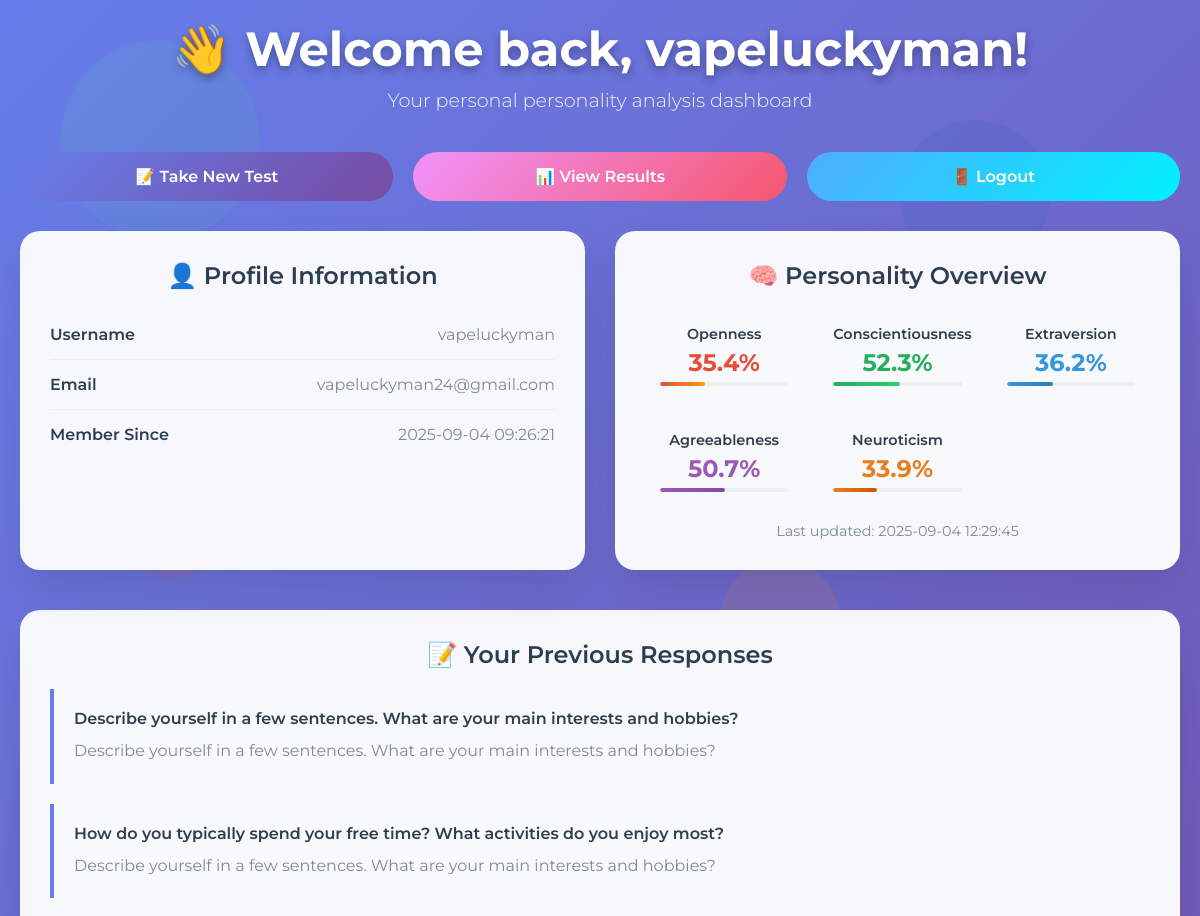
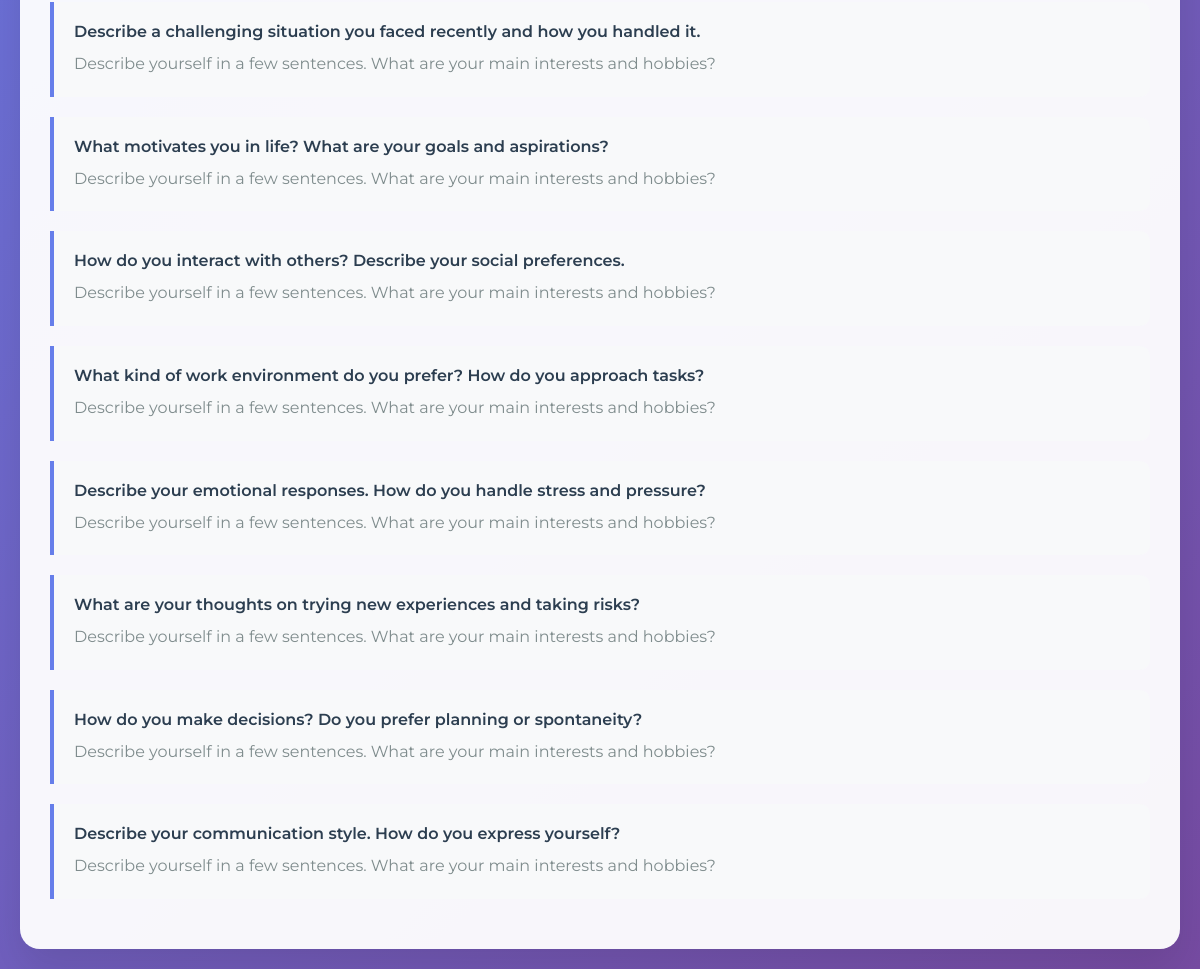
The app's page /dashboard (signed in) with its own data (2 pictures, top to bottom).
### tables this page shows
CREATE TABLE users (
                id INTEGER PRIMARY KEY AUTOINCREMENT,
                username TEXT UNIQUE NOT NULL,
                email TEXT UNIQUE NOT NULL,
                password_hash TEXT NOT NULL,
                is_admin BOOLEAN DEFAULT FALSE,
                created_at TIMESTAMP DEFAULT CURRENT_TIMESTAMP,
                last_login TIMESTAMP
            );

CREATE TABLE personality_results (
                id INTEGER PRIMARY KEY AUTOINCREMENT,
                user_id INTEGER,
                openness REAL,
                conscientiousness REAL,
                extraversion REAL,
                agreeableness REAL,
                neuroticism REAL,
                combined_text TEXT,
                created_at TIMESTAMP DEFAULT CURRENT_TIMESTAMP,
                FOREIGN KEY (user_id) REFERENCES users (id)
            );

CREATE TABLE user_responses (
                id INTEGER PRIMARY KEY AUTOINCREMENT,
                user_id INTEGER,
                question_id INTEGER,
                response_text TEXT,
                created_at TIMESTAMP DEFAULT CURRENT_TIMESTAMP,
                FOREIGN KEY (user_id) REFERENCES users (id),
                FOREIGN KEY (question_id) REFERENCES questions (id)
            );

CREATE TABLE questions (
                id INTEGER PRIMARY KEY AUTOINCREMENT,
                question_text TEXT NOT NULL,
                question_type TEXT DEFAULT 'text',
                is_active BOOLEAN DEFAULT TRUE,
                created_at TIMESTAMP DEFAULT CURRENT_TIMESTAMP
            );

### app.py (the view)
    @app.route('/dashboard')
    def dashboard():
        if 'user_id' not in session:
            return redirect(url_for('login'))
        profile = db.get_user_profile(session['user_id'])
        return render_template('dashboard.html', profile=profile)

### templates/dashboard.html (shortened to what this page needs)
<!DOCTYPE html>
<html lang="en">
<head>
</head>
<body>
    <div class="bubble bubble1"></div>
    <div class="bubble bubble2"></div>
    <div class="container">
        <div class="header">
            <h1>👋 Welcome back, {{ profile.username }}!</h1>
            <p>Your personal personality analysis dashboard</p>
        </div>
        <div class="action-buttons">
            <a href="{{ url_for('questionnaire') }}" class="btn btn-primary">
                📝 Take New Test
            </a>
            <a href="{{ url_for('results') }}" class="btn btn-secondary">
                📊 View Results
            </a>
            <a href="{{ url_for('logout') }}" class="btn btn-success">
                🚪 Logout
            </a>
        </div>
        <div class="dashboard-grid">
            <div class="card">
                <h3 class="card-title">👤 Profile Information</h3>
                <div class="profile-info">
                    <div class="profile-item">
                        <span class="profile-label">Username</span>
                        <span class="profile-value">{{ profile.username }}</span>
                    </div>
                    <div class="profile-item">
                        <span class="profile-label">Email</span>
                        <span class="profile-value">{{ profile.email }}</span>
                    </div>
                    <div class="profile-item">
                        <span class="profile-label">Member Since</span>
                        <span class="profile-value">{{ profile.created_at }}</span>
                    </div>
                </div>
            </div>
            <div class="card">
                <h3 class="card-title">🧠 Personality Overview</h3>
                {% if profile.personality %}
                <div class="personality-preview">
                    <div class="trait-mini">
                        <div class="trait-name">Openness</div>
                        <div class="trait-score" style="color: #e74c3c;">{{ (profile.personality.openness * 100)|round(1) }}%</div>
                        <div class="trait-bar">
                            <div class="trait-fill openness" style="width: {{ (profile.personality.openness * 100)|round(1) }}%"></div>
                        </div>
                    </div>
                    <div class="trait-mini">
                        <div class="trait-name">Conscientiousness</div>
                        <div class="trait-score" style="color: #27ae60;">{{ (profile.personality.conscientiousness * 100)|round(1) }}%</div>
                        <div class="trait-bar">
                            <div class="trait-fill conscientiousness" style="width: {{ (profile.personality.conscientiousness * 100)|round(1) }}%"></div>
                        </div>
                    </div>
                    <div class="trait-mini">
                        <div class="trait-name">Extraversion</div>
                        <div class="trait-score" style="color: #3498db;">{{ (profile.personality.extraversion * 100)|round(1) }}%</div>
                        <div class="trait-bar">
                            <div class="trait-fill extraversion" style="width: {{ (profile.personality.extraversion * 100)|round(1) }}%"></div>
                        </div>
                    </div>
                    <div class="trait-mini">
                        <div class="trait-name">Agreeableness</div>
                        <div class="trait-score" style="color: #9b59b6;">{{ (profile.personality.agreeableness * 100)|round(1) }}%</div>
                        <div class="trait-bar">
                            <div class="trait-fill agreeableness" style="width: {{ (profile.personality.agreeableness * 100)|round(1) }}%"></div>
                        </div>
                    </div>
                    <div class="trait-mini">
                        <div class="trait-name">Neuroticism</div>
                        <div class="trait-score" style="color: #e67e22;">{{ (profile.personality.neuroticism * 100)|round(1) }}%</div>
                        <div class="trait-bar">
                            <div class="trait-fill neuroticism" style="width: {{ (profile.personality.neuroticism * 100)|round(1) }}%"></div>
                        </div>
                    </div>
                </div>
                <p style="text-align: center; color: #7f8c8d; margin-top: 15px; font-size: 0.9rem;">
                    Last updated: {{ profile.personality.test_date }}
                </p>
                {% else %}
                <div class="no-data">
                    <p>No personality data available yet.</p>
                    <p>Take the questionnaire to get your personality analysis!</p>
                </div>
                {% endif %}
            </div>
        </div>
        {% if profile.responses %}
        <div class="responses-section">
            <h3 class="card-title">📝 Your Previous Responses</h3>
            {% for resp in profile.responses %}
            <div class="response-item">
                <div class="response-question">{{ resp.question }}</div>
                <div class="response-answer">{{ resp.answer }}</div>
            </div>
            {% endfor %}
        </div>
        {% endif %}
    </div>
</body>
</html>

### templates/dashboard.html (style rules this page uses)
* { margin: 0; padding: 0; box-sizing: border-box; }
body { background: linear-gradient(135deg, #667eea 0%, #764ba2 100%); font-family: 'Montserrat', Arial, sans-serif; min-height: 100vh; overflow-x: hidden; }
.bubble { position: absolute; border-radius: 50%; opacity: 0.1; animation: float 15s infinite ease-in-out; }
.bubble1 { width: 200px; height: 200px; left: 5vw; top: 5vh; background: #43cea2; animation-delay: 0s; }
.bubble2 { width: 150px; height: 150px; left: 75vw; top: 15vh; background: #185a9d; animation-delay: 3s; }
.container { max-width: 1200px; margin: 0 auto; padding: 20px; position: relative; z-index: 2; }
.header { text-align: center; margin-bottom: 40px; animation: slideInDown 1s ease-out; }
.header h1 { color: white; font-size: 3rem; font-weight: 700; margin-bottom: 10px; text-shadow: 0 4px 8px rgba(0,0,0,0.3); }
.header p { color: rgba(255,255,255,0.9); font-size: 1.2rem; font-weight: 300; }
.dashboard-grid { display: grid; grid-template-columns: 1fr 1fr; gap: 30px; margin-bottom: 40px; }
.card { background: rgba(255,255,255,0.95); border-radius: 20px; padding: 30px; box-shadow: 0 20px 40px rgba(0,0,0,0.1); backdrop-filter: blur(10px); animation: slideInUp 1s ease-out; }
.card-title { font-size: 1.5rem; font-weight: 600; color: #2c3e50; margin-bottom: 20px; text-align: center; }
.profile-info { text-align: left; }
.profile-item { display: flex; justify-content: space-between; align-items: center; padding: 15px 0; border-bottom: 1px solid #ecf0f1; }
.profile-item:last-child { border-bottom: none; }
.profile-label { font-weight: 600; color: #2c3e50; }
.profile-value { color: #7f8c8d; }
.personality-preview { display: grid; grid-template-columns: repeat(auto-fit, minmax(120px, 1fr)); gap: 15px; margin-top: 20px; }
.trait-mini { text-align: center; padding: 15px; background: #f8f9fa; border-radius: 10px; transition: transform 0.3s ease; }
.trait-name { font-size: 0.9rem; font-weight: 600; color: #2c3e50; margin-bottom: 5px; }
.trait-score { font-size: 1.5rem; font-weight: 700; margin-bottom: 5px; }
.trait-bar { width: 100%; height: 4px; background: #ecf0f1; border-radius: 2px; overflow: hidden; }
.trait-fill { height: 100%; border-radius: 2px; transition: width 1s ease-in-out; }
.openness { background: linear-gradient(90deg, #e74c3c, #f39c12); }
.conscientiousness { background: linear-gradient(90deg, #27ae60, #2ecc71); }
.extraversion { background: linear-gradient(90deg, #3498db, #2980b9); }
.agreeableness { background: linear-gradient(90deg, #9b59b6, #8e44ad); }
.neuroticism { background: linear-gradient(90deg, #e67e22, #d35400); }
.action-buttons { display: grid; grid-template-columns: repeat(auto-fit, minmax(200px, 1fr)); gap: 20px; margin-bottom: 30px; }
.btn { padding: 15px 30px; border: none; border-radius: 25px; font-size: 1rem; font-weight: 600; cursor: pointer; transition: all 0.3s ease; text-decoration: none; display: flex; align-items: center; justify-content: center; gap: 10px; }
.btn-primary { background: linear-gradient(135deg, #667eea, #764ba2); color: white; }
.btn-secondary { background: linear-gradient(135deg, #f093fb, #f5576c); color: white; }
.btn-success { background: linear-gradient(135deg, #4facfe, #00f2fe); color: white; }
.responses-section { background: rgba(255,255,255,0.95); border-radius: 20px; padding: 30px; margin-top: 30px; box-shadow: 0 20px 40px rgba(0,0,0,0.1); animation: slideInUp 1s ease-out; }
.response-item { background: #f8f9fa; border-left: 4px solid #667eea; padding: 20px; margin-bottom: 20px; border-radius: 0 10px 10px 0; }
.response-question { font-weight: 600; color: #2c3e50; margin-bottom: 10px; }
.response-answer { color: #7f8c8d; line-height: 1.6; }

### records on screen
users: username "vapeluckyman", email "vapeluckyman24@gmail.com", created_at "2025-09-04 09:26:21"
personality_results: (profile.personality.openness*100)|round(1) "35.4", (profile.personality.conscientiousness*100)|round(1) "52.3", (profile.personality.extraversion*100)|round(1) "36.2", (profile.personality.agreeableness*100)|round(1) "50.7", (profile.personality.neuroticism*100)|round(1) "33.9", personality.test_date "2025-09-04 12:29:45"
user_responses: question "Describe yourself in a few sentences. What are your main interests and hobbies?", answer "Describe yourself in a few sentences. What are your main interests and hobbies?"
user_responses: question "How do you typically spend your free time? What activities do you enjoy most?", answer "Describe yourself in a few sentences. What are your main interests and hobbies?"
user_responses: question "Describe a challenging situation you faced recently and how you handled it.", answer "Describe yourself in a few sentences. What are your main interests and hobbies?"
user_responses: question "What motivates you in life? What are your goals and aspirations?", answer "Describe yourself in a few sentences. What are your main interests and hobbies?"
user_responses: question "How do you interact with others? Describe your social preferences.", answer "Describe yourself in a few sentences. What are your main interests and hobbies?"
user_responses: question "What kind of work environment do you prefer? How do you approach tasks?", answer "Describe yourself in a few sentences. What are your main interests and hobbies?"
user_responses: question "Describe your emotional responses. How do you handle stress and pressure?", answer "Describe yourself in a few sentences. What are your main interests and hobbies?"
user_responses: question "What are your thoughts on trying new experiences and taking risks?", answer "Describe yourself in a few sentences. What are your main interests and hobbies?"
user_responses: question "How do you make decisions? Do you prefer planning or spontaneity?", answer "Describe yourself in a few sentences. What are your main interests and hobbies?"
user_responses: question "Describe your communication style. How do you express yourself?", answer "Describe yourself in a few sentences. What are your main interests and hobbies?"
